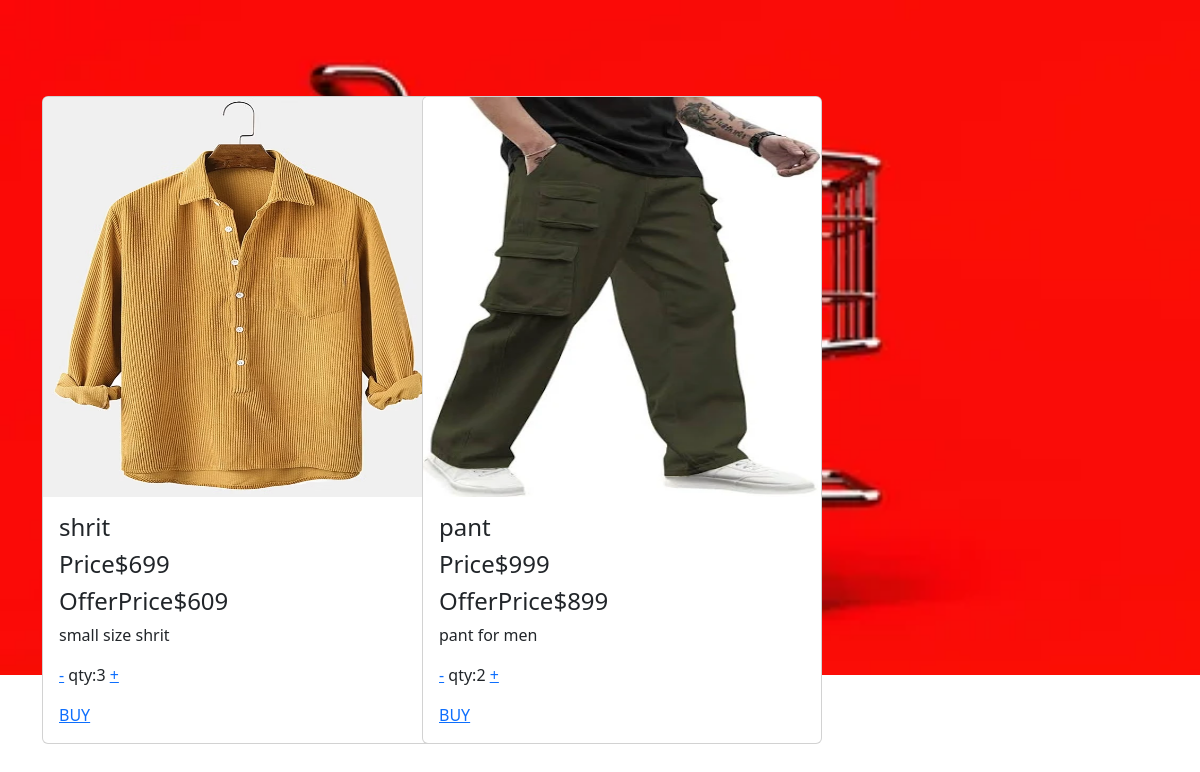
Page /viewcart (signed in) on the committed database.
### eapp/models.py (models this page shows)
class Cart(models.Model):
    pro=models.ForeignKey(Product,on_delete=models.CASCADE)
    user=models.ForeignKey(User,on_delete=models.CASCADE)
    qty=models.IntegerField()

class Product(models.Model):
    pid=models.TextField()
    name=models.TextField()
    dis=models.TextField()
    price=models.IntegerField()
    offer_price=models.IntegerField()
    stock=models.IntegerField()
    img=models.FileField()

### eapp/views.py (the view)
# urls.py: path('viewcart',views.view_cart),
def view_cart(req):
    user=User.objects.get(username=req.session['user'])
    data=Cart.objects.filter(user=user)
    return render(req,'user/cart.html',{'cart':data})

### templates/user/cart.html (shortened to what this page needs)
<!DOCTYPE html>
<html lang="en">
<head>
    {% load static %}
    <link rel="stylesheet" href="{%static 'cart.css' %}">
    <link href="https://cdn.jsdelivr.net/npm/bootstrap@5.3.3/dist/css/bootstrap.min.css" rel="stylesheet">
</head>
<body style="background-image: url('static/cartbg.webp');">
    <div class="container mt-5">
        <div class="row">
            {% for i in cart %}
            <div class="col-lg-4">
                <div class="card mt-5" style="width:400px">
                    <img class="card-img-top" src="{{i.pro.img.url}}" alt="Card image"
                        style="width:100%; height:400px;">
                    <div class="card-body">
                        <h4 class="card-title">{{i.pro.name}}</h4>
                        <h4 class="card-title">Price${{i.pro.price}}</h4>
                        <h4 class="card-title">OfferPrice${{i.pro.offer_price}}</h4>
                        <p class="card-text">{{i.pro.dis}}</p>
                        <p> <a href="decr/{{i.pk}}">-</a> qty:{{i.qty}} <a href="incr/{{i.pk}}">+</a></p>
                        <a href="../cart_buy/{{i.pk}}">BUY</a>
                    </div>
                </div>
            </div>
            {% endfor %}
        </div>
    </div>
</body>
</html>

### static/cart.css (style rules this page uses)
body { background-repeat: no-repeat; background-size: 100%; }

### rows in the picture
Cart: pro.img (picture), pro.name "shrit", pro.price "699", pro.offer_price "609", pro.dis "small size shrit", qty "3"
Cart: pro.img (picture), pro.name "pant", pro.price "999", pro.offer_price "899", pro.dis "pant for men", qty "2"
